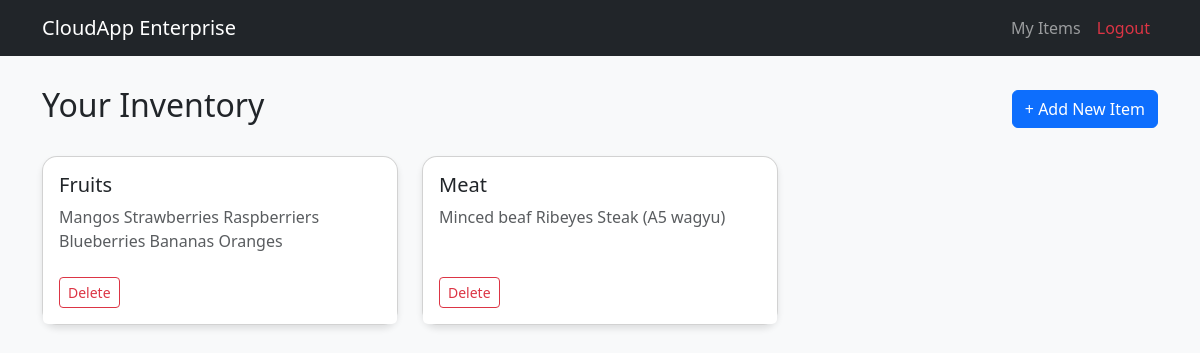
Page /items (signed in) on the committed database.
### models.py (models this page shows)
class Item(Base):
    __tablename__ = "items"
    id = Column(Integer, primary_key=True, index=True)
    user_id = Column(Integer, ForeignKey("users.id"), nullable=False, index=True)
    title = Column(String(255), nullable=False)
    description = Column(Text, nullable=True)
    created_at = Column(DateTime, default=datetime.utcnow)
    updated_at = Column(DateTime, default=datetime.utcnow, onupdate=datetime.utcnow)
    owner = relationship("User", back_populates="items")

### routes.py (the view)
@items_bp.route('/items')
@login_required
def list_items():
    db = SessionLocal()
    user_items = db.query(Item).filter_by(user_id=current_user.id).all()
    db.close()
    return render_template('items/list.html', items=user_items)

### app.py (called while the page is built)
@login_manager.user_loader
def load_user(user_id):
    db = SessionLocal()
    user = db.query(User).get(int(user_id))
    db.close()
    return user

### templates/items/list.html
{% extends "base.html" %}
{% block content %}
<div class="d-flex justify-content-between align-items-center mb-4">
    <h2>Your Inventory</h2>
    <a href="{{ url_for('items.add_item') }}" class="btn btn-primary">+ Add New Item</a>
</div>
<div class="row">
    {% for item in items %}
    <div class="col-md-4 mb-4">
        <div class="card h-100">
            <div class="card-body">
                <h5 class="card-title">{{ item.title }}</h5>
                <p class="card-text text-muted">{{ item.description }}</p>
            </div>
            <div class="card-footer bg-white border-0 pb-3">
                <a href="{{ url_for('items.delete_item', item_id=item.id) }}" class="btn btn-outline-danger btn-sm">Delete</a>
            </div>
        </div>
    </div>
    {% else %}
    <div class="col-12 text-center py-5">
        <p class="text-muted">No items found. Start by adding one!</p>
    </div>
    {% endfor %}
</div>
{% endblock %}

### templates/base.html (style rules this page uses)
body { background-color: #f8f9fa; }
.card { border-radius: 15px; box-shadow: 0 4px 6px rgba(0,0,0,0.1); }

### rows in the picture
Item: title "Fruits", description "Mangos Strawberries Raspberriers Blueberries Bananas Oranges"
Item: title "Meat", description "Minced beaf Ribeyes Steak (A5 wagyu)"
